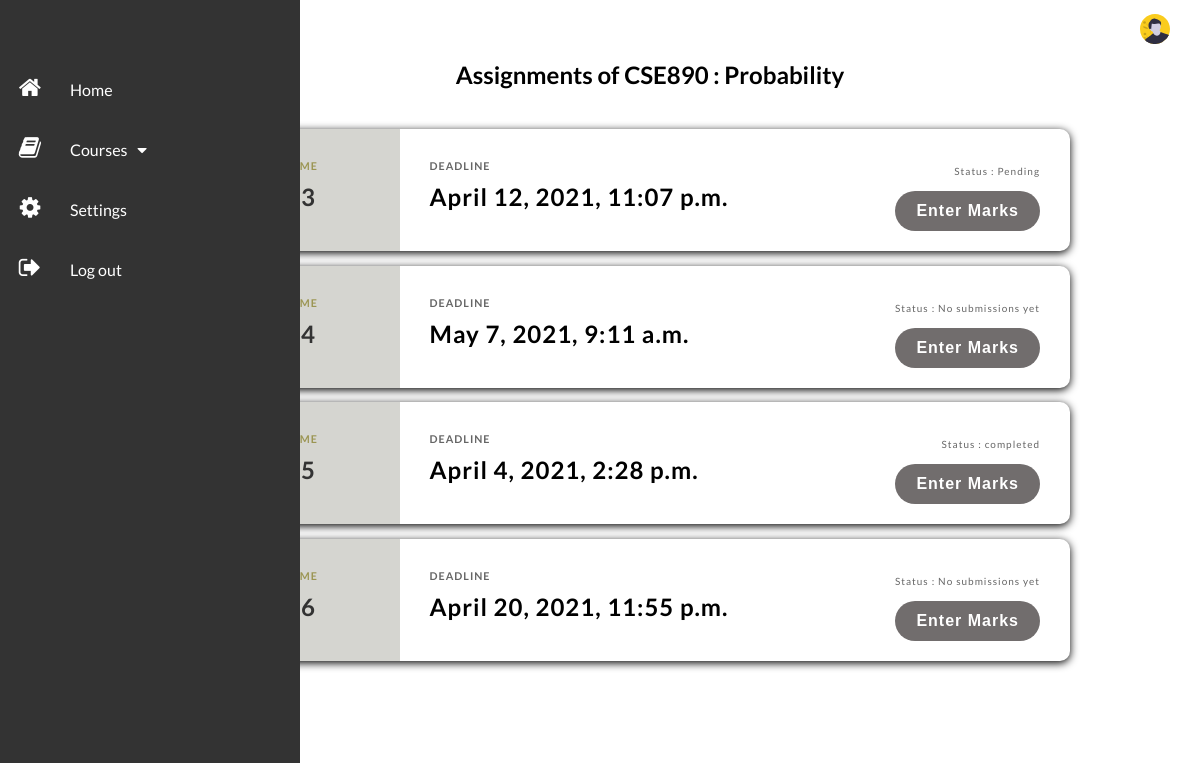
Before: /faculty_assignment_list_for_grading/CSE890/Probability/ with the older database file.
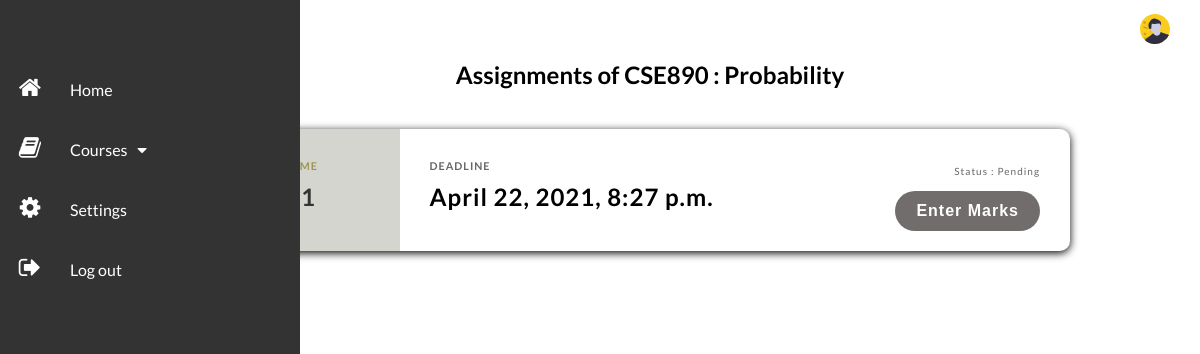
After: the same page with the newer database file.
### lms/models.py (models this page shows, shortened)
class Faculty_Assignment(models.Model):
    assign_id = models.CharField(primary_key=True,max_length=10)
    course_id = models.CharField(max_length=50)
    faculty_id = models.CharField(max_length=50)
    PDF = models.CharField(max_length=50)
    marks = models.IntegerField(null=False)
    deadline = models.DateTimeField()

### lms/views.py (the view, shortened to what this page needs)
# urls.py: url(r'^faculty_assignment_list_for_grading/(?P<course_id>\w+)/(?P<course_name>\w+)/$', views.faculty_assignment_list_for_grading, name='faculty_assignment_list_for_grading'),
def faculty_assignment_list_for_grading(request,course_id,course_name):
    fac_course = Faculty_Course.objects.filter(email=request.user)
    course = []
    designation = "faculty"
    course_info = Faculty_Assignment.objects.filter(course_id=course_id)
    assign_info = []
    for i in course_info:
        a = Student_Grade.objects.filter(assign_id=i.assign_id).count()
        b = Student_Assignment.objects.filter(assign_id=i.assign_id).count()
        if (a == b and a != 0):
            status = "completed"
        elif (a != b):
            status = "Pending"
        else:
            status = "No submissions yet "
        data = {"assign_id": i.assign_id,
                "deadline": i.deadline,
                "status": status
                }
        assign_info.append(data)
    return render(request, 'lms/faculty_assignment_list_for_grading.html',
                  context={"course_id": course_id, "assign_info": assign_info, "course_name": course_name,
                           "course": course, "designation": designation})

### lms/templates/lms/faculty_assignment_list_for_grading.html (shortened to what this page needs)
{% extends "lms/base.html" %} {% load static %} {% block content %}
    <link rel="stylesheet" href="https://stackpath.bootstrapcdn.com/font-awesome/4.7.0/css/font-awesome.min.css"
/>
    <link rel="stylesheet" href={% static 'css/fac_style.css' %}>
<div class="container1">
    <h2>Assignments of {{ course_id }} : {{ course_name }}</h2>
</div>
{% if assign_info %}
{% for i in assign_info %}
    <div class="course">
        <div class="preview">
            <h6>Assignment name</h6>
            <h2 style="color: #333">{{ i.assign_id }}</h2>
        </div>
        <div class="info">
            <div class="progress-wrapper">
                    <span class="progress-text">
                        Status : {{ i.status }}
                    </span>
            </div>
            <h6>
                Deadline
            </h6>
            <h2> {{ i.deadline }}</h2>
            <button class="btn">
                    <a href=" /students_submission_list/{{ i.assign_id }}/{{ course_id }}/{{ course_name }} "
                   class="btn-a"
                   style="color: #ffffff">Enter Marks</a>
            </button>
        </div>
    </div>
{% endfor %}
    {% else %}
     <div class="no-assign">
        <h1>No Assignments given!</h1>
    </div>
    {% endif %}
{% endblock %}

### lms/templates/lms/base.html (shortened to what this page needs)
{% load static %}
<!DOCTYPE html>
<html lang="en">
<head>
    <link rel="stylesheet" href="https://stackpath.bootstrapcdn.com/font-awesome/4.7.0/css/font-awesome.min.css"
/>
    <link rel="stylesheet" href={% static 'css/fac_style.css' %}>
</head>
<body id="body">
<div class="navigation">
    <ul>
        <li>
            {% if designation == "faculty" %}
                <a href="{% url 'faculty_dashboard' %}">
                    <span class="icon"><i class="fa fa-home"></i></span>
                    <span class="title">Home</span>
                </a>
            {% else %}
                <a href="{% url 'dashboard' %}">
                    <span class="icon"><i class="fa fa-home"></i></span>
                    <span class="title">Home</span>
                </a>
            {% endif %}
        </li>
        <li class="submenu">
            <a>
                <span class="icon"><i class="fa fa-book"></i></span>
                <span class="title">Courses</span>
                <i class="fa fa-caret-down right" style="line-height:60px;"></i>
            </a>
        </li>
        <li>
            <a href="">
                <a id="cour" class="nav-link" href="/edit_profile/">
                    <span class="icon"><i class="fa fa-cog"></i></span>
                    <span class="title">Settings</span>
                </a>
            </a>
        </li>
        <li>
            <a href="{% url 'logout' %}">
                <span class="icon"><i class="fa fa-sign-out"></i></span>
                <span class="title">Log out</span>
            </a>
        </li>
    </ul>
</div>
<div class="container">
    <nav class="navbar">
        <div class="navbar__right">
            <a href="{% url 'edit_profile' %}">
                <img width="30" src={% static 'css/avatar.svg' %}/>
            </a>
        </div>
    </nav>
    <main>
        {% block content %}{% endblock %}
    </main>
</div>
</body>
</html>

### lms/static/css/fac_style.css (style rules this page uses)
* { margin: 0; padding: 0; }
body { box-sizing: border-box; font-family: "Lato", sans-serif; }
a { text-decoration: none; }
.navbar { background: #fff; grid-area: nav; height: 60px; display: flex; align-items: center; justify-content: space-between; padding: 0 30px 0 30px; }
.navbar__right { display: flex; justify-content: center; align-items: center; }
.navbar__right>a { margin-left: 20px; text-decoration: none; }
main { background: #ffffff; grid-area: main; overflow-y: auto; }
.navigation { position: fixed; width: 60px; height: 100%; top: 0; background: #333; transition: 0.5s; overflow: hidden; z-index: 3; }
.navigation ul { position: relative; margin-top: 60px; left: 0; width: 100%; }
.navigation ul li { position: relative; width: 100%; list-style: none; }
.navigation ul li a { position: relative; display: block; width: 100%; display: flex; text-decoration: none; color: #fff; }
.navigation ul li a .icon { position: relative; display: block; min-width: 60px; height: 60px; line-height: 60px; text-align: center; }
.navigation ul li a .icon .fa { font-size: 24px; }
.navigation ul li a .title { position: relative; display: block; padding: 0 10px; height: 60px; line-height: 60px; text-align: start; white-space: nowrap; }
.container { display: flex; flex-direction: column; margin-left: 40px; grid-template-columns: 1fr; grid-template-areas: "nav" "main"; }
.btn { border: 2px solid gray; color: gray; background-color: white; padding: 8px 10px; border-radius: 8px; font-size: 20px; font-weight: bold; text-align: center; }

### lms/templates/lms/faculty_assignment_list_for_grading.html (style rules this page uses)
.course { background: #fff; border-radius: 10px; box-shadow: 0px 2px 8px; rgba(0, 0, 0, 0.2); display: flex; max-width: 100%; overflow: hidden; width: 900px; height: 100%; position: relative; margin-top: 0.9rem; margin-bottom: 0.9rem; top: 50%; left: 50%; transform: translate(-50%, -50%); }
.course h6 { opacity: 0.6; letter-spacing: 1px; text-transform: uppercase; }
.course h2 { letter-spacing: 1px; margin: 10px 0; }
.preview { background: #d5d5d0; color: #333; padding: 30px; width: 250px; position: relative; box-shadow: black; }
.preview h2 { color: #333; }
.preview h6 { color: #766c00; font-weight: bold; }
.info { padding: 30px; position: relative; width: 100%; }
.progress-wrapper { position: absolute; top: 30px; right: 30px; text-align: right; width: 150px; }
.progress-text { font-size: 10px; opacity: 0.6; letter-spacing: 1px; }
.btn { background: #716d6d; border: 1px solid transparent; box-shadow: 0px 5px 10px; rgba(0, 0, 0, 0.2); color: #fff; font-size: 16px; padding: 10px 20px; position: absolute; bottom: 20px; right: 30px; letter-spacing: 1px; cursor: pointer; transition: all 0.4s ease-in-out; font-weight: bold; border-radius: 20px; }
.container1 { display: grid; margin-left: 60px; grid-template-columns: 1fr; grid-template-rows: 0.2fr 3fr; grid-template-areas: "nav" "main"; }
.container1 h2 { text-align: center; }

Changed rows visible on the page:
removed Faculty_Assignment: deadline "April 12, 2021, 11:07 p.m."
removed Faculty_Assignment: deadline "May 7, 2021, 9:11 a.m."
removed Faculty_Assignment: deadline "April 4, 2021, 2:28 p.m."
removed Faculty_Assignment: deadline "April 20, 2021, 11:55 p.m."
added Faculty_Assignment: deadline "April 22, 2021, 8:27 p.m."
Other visible differences:
new list line: "Status : Pending DEADLINE Enter Marks"
list line gone: "Status : Pending DEADLINE Enter Marks"
list line gone: "Status : No submissions yet DEADLINE Enter Marks"
list line gone: "Status : completed DEADLINE Enter Marks"
